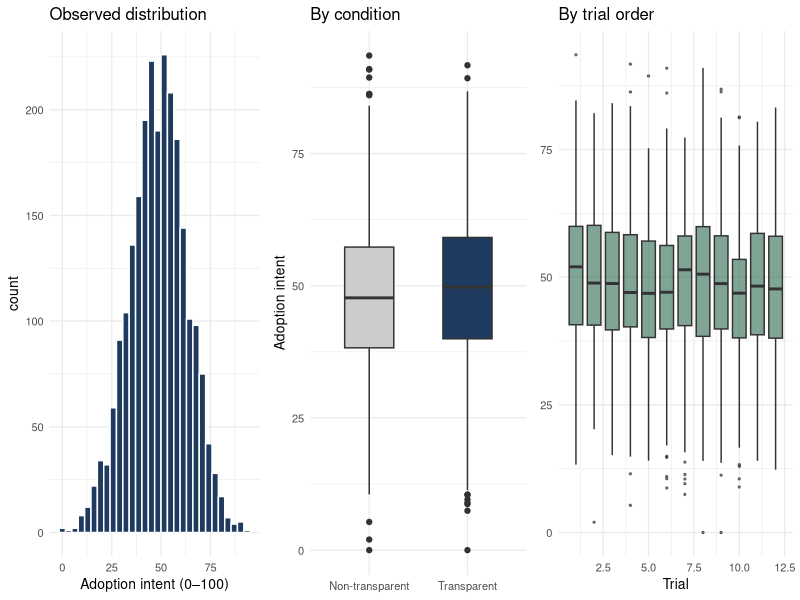
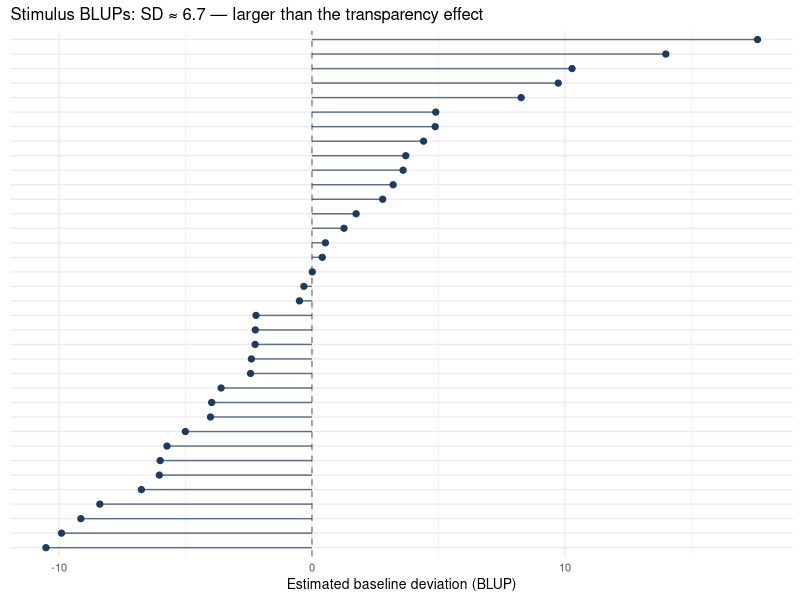
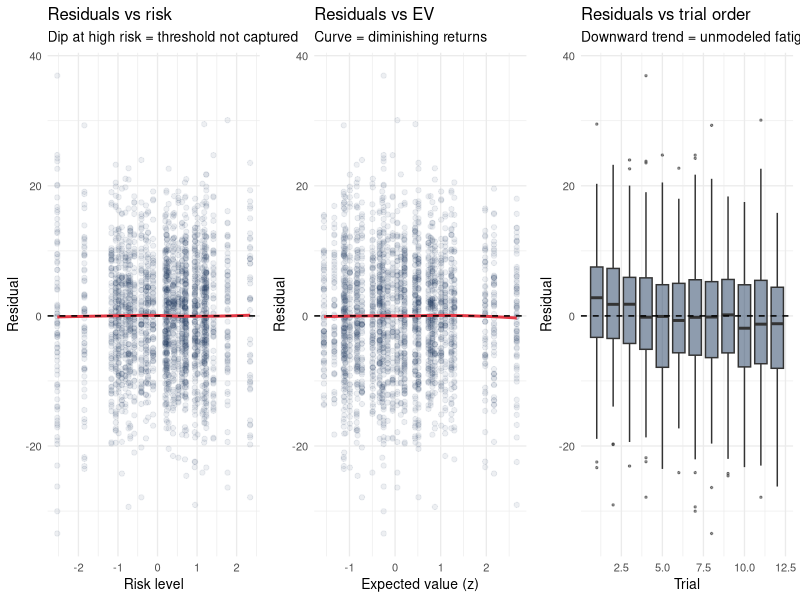
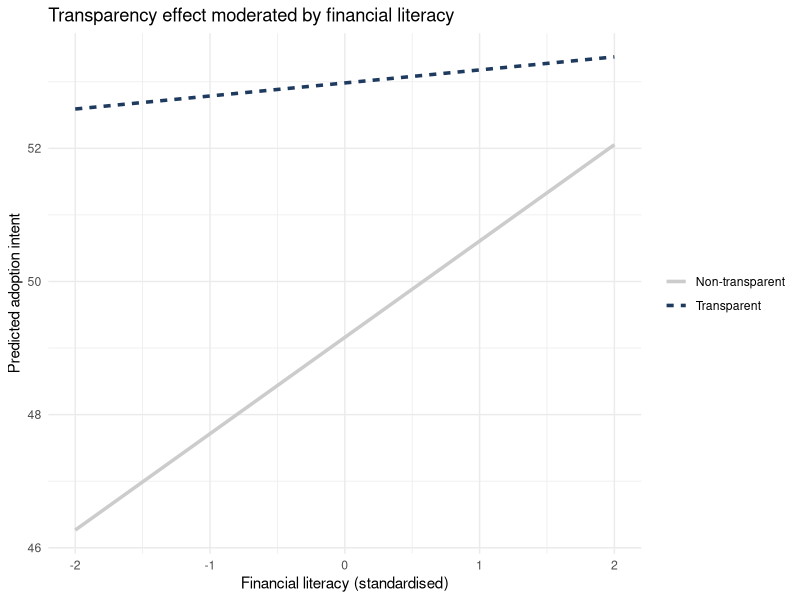
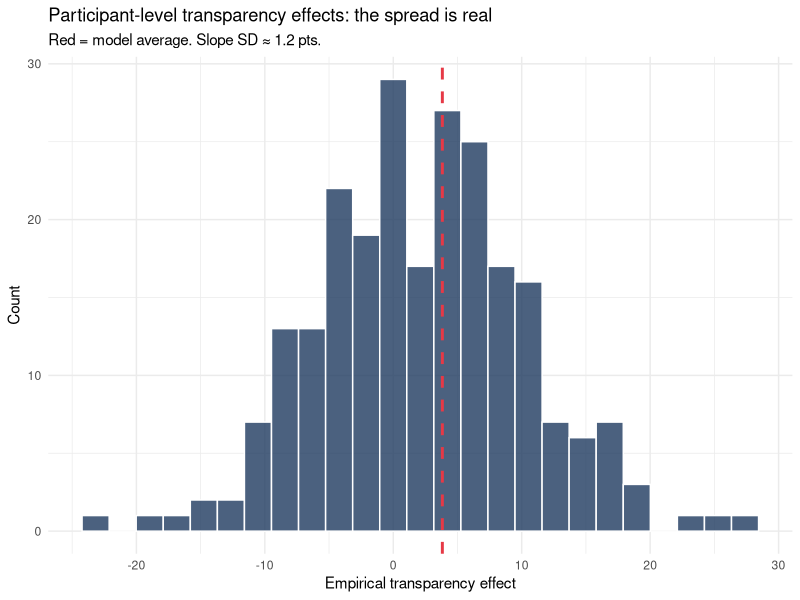
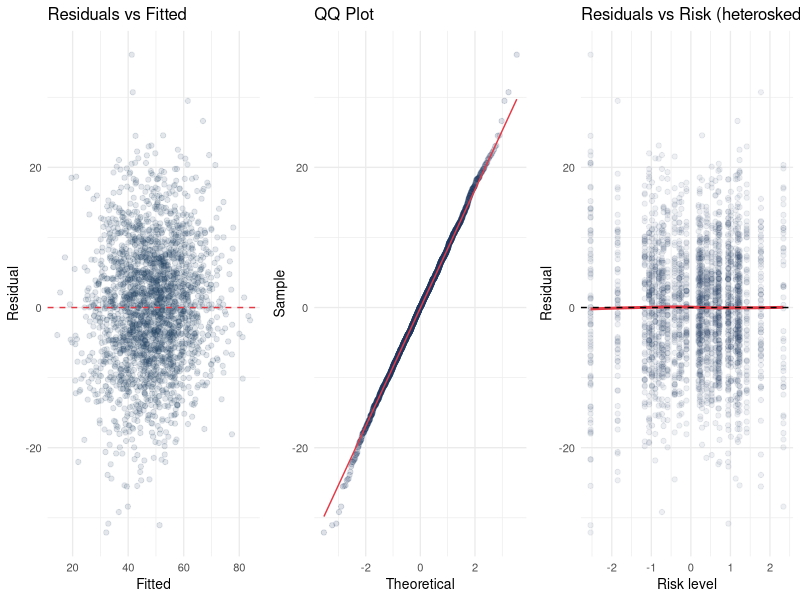

Here is the R script that generated these plots, in order:
## ---- chunk 1
library(tidyverse)
library(lme4)
library(lmerTest)
library(broom.mixed)
set.seed(20240610)
## ---- chunk 2
#| code-summary: "Show DGP parameters"
dgp <- list(
  intercept           = 50,
  effect_transparency = 4,      # +4 at average literacy — the target
  effect_risk         = -2.0,   # linear risk penalty
  effect_risk_high    = -2.5,   # threshold penalty for risk > 0.75
  effect_ev_linear    = 2.2,    # EV (standardised)
  effect_ev_quad      = -1.0,   # diminishing returns
  effect_literacy     = 2,
  interaction_tx_lit  = -1.5,   # transparency helps low-literacy more
  effect_fatigue      = -0.18,  # per trial
  effect_fatigue_late = -1.20,  # extra penalty for trials 10–12
  effect_device       = -1.5,   # mobile: lower ratings
  sd_participant      = 8,
  sd_stimulus         = 5,
  sd_site             = 4,
  sd_slope_part       = 2,
  sd_residual         = 7
)
## ---- chunk 3
#| code-summary: "Show simulation code (participants, stimuli, trials)"
n_participants  <- 240
n_stimuli       <- 36
n_sites         <- 4
trials_per_part <- 12

participants <- tibble(
  participant_id     = 1:n_participants,
  site_id            = rep(1:n_sites, each = n_participants / n_sites),
  financial_literacy = rnorm(n_participants, 0, 1),
  u0_participant     = rnorm(n_participants, 0, dgp$sd_participant),
  u1_participant     = rnorm(n_participants, 0, dgp$sd_slope_part)
)

site_effects <- tibble(
  site_id = 1:n_sites,
  u0_site = c(3, -2, 1, -2)
)

stimuli <- tibble(
  stimulus_id    = 1:n_stimuli,
  risk_level     = rnorm(n_stimuli, 0, 1),
  expected_value = rnorm(n_stimuli, 50, 15),
  u0_stimulus    = rnorm(n_stimuli, 0, dgp$sd_stimulus)
) |>
  mutate(
    expected_value_z = (expected_value - 50) / 15,
    risk_high        = as.integer(risk_level > 0.75)
  )

trials <- participants |>
  select(participant_id, site_id, financial_literacy, u0_participant, u1_participant) |>
  cross_join(tibble(draw = 1:trials_per_part)) |>
  group_by(participant_id) |>
  mutate(
    stimulus_id   = sample(1:n_stimuli, trials_per_part, replace = FALSE),
    trial_order   = 1:trials_per_part
  ) |>
  ungroup() |>
  select(-draw) |>
  left_join(stimuli, by = "stimulus_id") |>
  left_join(site_effects, by = "site_id") |>
  mutate(
    device_mobile = rbinom(n(), 1, plogis(-0.3 + 0.6 * as.integer(site_id %in% c(2, 3)))),

    # IMPERFECT ASSIGNMENT: transparent display more common for high-risk products,
    # later trial positions, and at site 2 — a realistic platform rollout pattern
    trial_order_z = (trial_order - 6.5) / 3.452,
    p_tx          = plogis(0.70 * risk_level + 0.40 * trial_order_z +
                             0.50 * as.integer(site_id == 2)),
    transparency  = rbinom(n(), 1, p_tx),

    mu = dgp$intercept +
         dgp$effect_transparency  * transparency +
         dgp$effect_risk          * risk_level +
         dgp$effect_risk_high     * risk_high +
         dgp$effect_ev_linear     * expected_value_z +
         dgp$effect_ev_quad       * expected_value_z^2 +
         dgp$effect_literacy      * financial_literacy +
         dgp$interaction_tx_lit   * transparency * financial_literacy +
         dgp$effect_fatigue       * trial_order +
         dgp$effect_fatigue_late  * as.integer(trial_order > 9) +
         dgp$effect_device        * device_mobile +
         u0_participant + u1_participant * transparency +
         u0_stimulus + u0_site,

    resid_sd = dgp$sd_residual * exp(
      0.25 * abs(risk_level) + 0.20 * as.integer(financial_literacy < -1)
    ),
    adoption_intent = pmin(100, pmax(0, rnorm(n(), mu, resid_sd)))
  ) |>
  select(participant_id, site_id, stimulus_id, trial_order,
         transparency, risk_level, risk_high, expected_value, expected_value_z,
         financial_literacy, device_mobile, adoption_intent)
## ---- chunk 4
#| code-summary: "Show observation-process simulation (missingness, attention)"
set.seed(20240611)
trials <- trials |>
  mutate(
    p_missing = plogis(
      -2.5 + 0.45 * transparency + 0.55 * risk_level +
        0.45 * as.integer(trial_order > 9) -
        0.50 * financial_literacy + 0.35 * device_mobile
    ),
    missing_y           = rbinom(n(), 1, p_missing),
    adoption_intent_obs = if_else(missing_y == 1, NA_real_, adoption_intent),
    attention_fail      = rbinom(n(), 1,
      plogis(-3.0 + 0.50 * transparency + 0.35 * risk_level +
               0.45 * as.integer(trial_order > 9) - 0.40 * financial_literacy))
  ) |>
  select(-p_missing)
## ---- chunk 5
#| code-summary: "Show threat dashboard table"
tibble(
  `#` = 1:7,
  Threat = c("Participant dependence", "Stimulus heterogeneity",
             "Treatment–risk imbalance", "Nonlinear valuation/fatigue",
             "Differential missingness", "Post-treatment exclusions",
             "Effect heterogeneity"),
  `Diagnostic evidence` = c(
    "ICC ≈ large; repeated observations within person",
    "Product random-effect SD > transparency effect",
    "Risk coefficient 0.741 predicting transparency in assignment audit",
    "Residuals curve against risk and EV; later trials lower",
    "Missing rate: transparent 19.9% vs non-transparent 11.6%",
    "Attention failure: transparent 12.1% vs non-transparent 5.4%",
    "Wide distribution of empirical per-person effects"
  ),
  Severity = c("High","High","High","Medium–High","High","Medium","Medium"),
  `Primary response` = c(
    "Participant random intercept (m1)",
    "Stimulus random intercept (m2)",
    "Stimulus RI absorbs most; covariates make it explicit (m2, m4)",
    "Nonlinear terms + trial order (m4b)",
    "Missingness-predictor sensitivity (m4c)",
    "Report all-observed vs excluded (m4d)",
    "Random slope; literacy interaction (m5, m6b)"
  )
) |>
  knitr::kable(caption = "Initial threat dashboard — each line tracks to a specific model or sensitivity check")
## ---- chunk 6
#| code-summary: "Show assignment audit code"
tx_audit <- glm(
  transparency ~ risk_level + expected_value_z + financial_literacy +
    factor(site_id) + trial_order_z,
  data   = trials |> mutate(trial_order_z = (trial_order - 6.5) / 3.452),
  family = binomial()
)

broom::tidy(tx_audit) |>
  filter(term != "(Intercept)") |>
  mutate(
    flag = case_when(abs(estimate) > 0.30 ~ "⚠ Large", abs(estimate) > 0.10 ~ "Moderate", TRUE ~ "Small"),
    across(c(estimate, std.error, p.value), \(x) round(x, 3))
  ) |>
  select(term, estimate, std.error, p.value, flag) |>
  knitr::kable(caption = "Assignment audit: large coefficients confirm treatment–risk and trial-order imbalance")
## ---- chunk 7
#| code-summary: "Show missingness tables"
cat("Overall missing rate:", round(100 * mean(trials$missing_y), 1), "%\n")

trials |>
  group_by(Condition = ifelse(transparency == 1, "Transparent", "Non-transparent")) |>
  summarise(n = n(), n_miss = sum(missing_y), miss_pct = round(100 * mean(missing_y), 1),
            attn_fail_pct = round(100 * mean(attention_fail), 1)) |>
  knitr::kable(caption = "Missingness and attention failures by condition — both are higher for transparent trials")

trials |>
  group_by(trial_order) |>
  summarise(miss_pct = round(100 * mean(missing_y), 1)) |>
  knitr::kable(caption = "Missingness by trial order: late-trial dropout is real")
## ---- chunk 8
#| code-summary: "Show retention table"
n_int <- nrow(trials)
n_obs <- sum(!is.na(trials$adoption_intent_obs))
tibble(
  Stage = c("Intended", "Observed (non-missing)", "Attention failures (all trials)",
            "Clean analytic sample"),
  n   = c(n_int, n_obs, sum(trials$attention_fail), sum(!is.na(trials$adoption_intent_obs) & !trials$attention_fail)),
  pct = round(100 * c(n_int, n_obs, sum(trials$attention_fail), sum(!is.na(trials$adoption_intent_obs) & !trials$attention_fail)) / n_int, 1)
) |>
  knitr::kable(caption = "Data flow: rows available at each stage")
## ---- chunk 9
#| code-summary: "Show outcome diagnostic plots"
p1 <- ggplot(trials, aes(x = adoption_intent_obs)) +
  geom_histogram(bins = 30, fill = "#1e3a5f", color = "white", na.rm = TRUE) +
  labs(title = "Observed distribution", x = "Adoption intent (0–100)") +
  theme_minimal(base_size = 10)

p2 <- trials |> filter(!is.na(adoption_intent_obs)) |>
  mutate(Condition = ifelse(transparency == 1, "Transparent", "Non-transparent")) |>
  ggplot(aes(x = Condition, y = adoption_intent_obs, fill = Condition)) +
  geom_boxplot(show.legend = FALSE, width = 0.5) +
  scale_fill_manual(values = c("#cccccc", "#1e3a5f")) +
  labs(title = "By condition", y = "Adoption intent", x = NULL) +
  theme_minimal(base_size = 10)

p3 <- trials |> filter(!is.na(adoption_intent_obs)) |>
  ggplot(aes(x = trial_order, y = adoption_intent_obs, group = trial_order)) +
  geom_boxplot(fill = "#2d6a4f", alpha = 0.6, outlier.size = 0.5) +
  labs(title = "By trial order", y = NULL, x = "Trial") +
  theme_minimal(base_size = 10)

gridExtra::grid.arrange(p1, p2, p3, ncol = 3)
cat("Floor (≤2):", round(mean(trials$adoption_intent_obs <= 2, na.rm=TRUE), 3),
    "| Ceiling (≥98):", round(mean(trials$adoption_intent_obs >= 98, na.rm=TRUE), 3), "\n")
## ---- chunk 10
#| code-summary: "Show variable-timing table"
tibble(
  Variable = c("Risk level", "Expected value", "Financial literacy", "Trial order",
               "Device type", "Attention check", "Perceived transparency", "Comprehension"),
  Timing   = c("Pre-treatment stimulus", "Pre-treatment stimulus",
               "Pre-treatment participant", "Design/process variable",
               "Pre-treatment contextual", "Post-trial — ambiguous",
               "Post-treatment mediator", "Post-treatment mediator"),
  `Safe in main model?` = c("Yes","Yes","Yes","Yes — controls fatigue",
                             "Yes — controls missingness","Caution",
                             "No — changes estimand","No — changes estimand")
) |>
  knitr::kable(caption = "Post-treatment timing audit: comprehension and perceived transparency must be excluded")
## ---- chunk 11
m0 <- lm(adoption_intent_obs ~ transparency, data = trials)

cat("Dataset rows:", nrow(trials), "| Rows used:", nobs(m0),
    "| Silently dropped:", nrow(trials) - nobs(m0), "\n\n")

broom::tidy(m0) |>
  filter(term == "transparency") |>
  mutate(model = "m0: pooled OLS", `True effect` = dgp$effect_transparency) |>
  select(model, `True effect`, estimate, std.error, p.value) |>
  knitr::kable(digits = 3)
## ---- chunk 12
m1 <- lmer(adoption_intent_obs ~ transparency + (1 | participant_id), data = trials)
## ---- chunk 13
vc1  <- as.data.frame(VarCorr(m1))
icc1 <- vc1$vcov[vc1$grp == "participant_id"] / sum(vc1$vcov)
cat("Participant ICC:", round(icc1, 3), "— strong clustering by person\n")

broom.mixed::tidy(m1, effects = "fixed") |>
  filter(term == "transparency") |>
  mutate(model = "m1: + participant RI", `True effect` = dgp$effect_transparency) |>
  select(model, `True effect`, estimate, std.error, p.value) |>
  knitr::kable(digits = 3)
## ---- chunk 14
m2 <- lmer(adoption_intent_obs ~ transparency +
             (1 | participant_id) + (1 | stimulus_id),
           data = trials)
## ---- chunk 15
vc2      <- as.data.frame(VarCorr(m2))
stim_sd2 <- sqrt(vc2$vcov[vc2$grp == "stimulus_id"])
cat("Stimulus SD:", round(stim_sd2, 2), "(true =", dgp$sd_stimulus, ")\n")
cat("Transparency effect =", dgp$effect_transparency,
    "— product variation exceeds the effect we want to estimate.\n")

broom.mixed::tidy(m2, effects = "fixed") |>
  filter(term == "transparency") |>
  mutate(model = "m2: + stimulus RI", `True effect` = dgp$effect_transparency) |>
  select(model, `True effect`, estimate, std.error, p.value) |>
  knitr::kable(digits = 3)

ranef(m2)$stimulus_id |>
  as.data.frame() |> rownames_to_column("id") |> rename(blup = `(Intercept)`) |>
  ggplot(aes(x = reorder(id, blup), y = blup)) +
  geom_hline(yintercept = 0, linetype = "dashed", color = "#888888") +
  geom_segment(aes(xend = id, y = 0, yend = blup),
               color = "#1e3a5f", linewidth = 0.5, alpha = 0.7) +
  geom_point(color = "#1e3a5f", size = 1.8) + coord_flip() +
  labs(title = paste0("Stimulus BLUPs: SD ≈ ", round(stim_sd2, 1),
                      " — larger than the transparency effect"),
       x = NULL, y = "Estimated baseline deviation (BLUP)") +
  theme_minimal(base_size = 10) +
  theme(axis.text.y = element_blank(), axis.ticks.y = element_blank())
## ---- chunk 16
m3 <- lmer(adoption_intent_obs ~ transparency +
             (1 | site_id) + (1 | participant_id) + (1 | stimulus_id),
           data = trials)
## ---- chunk 17
trials |>
  filter(!is.na(adoption_intent_obs)) |>
  group_by(site_id) |>
  summarise(
    mean_adoption   = round(mean(adoption_intent_obs, na.rm = TRUE), 1),
    pct_transparent = round(100 * mean(transparency), 1),
    n_part          = n_distinct(participant_id)
  ) |>
  knitr::kable(caption = "Site-level summary: site 2 has lower adoption AND higher transparency rate — a confound that site RI removes")

broom.mixed::tidy(m3, effects = "fixed") |>
  filter(term == "transparency") |>
  mutate(model = "m3: + site RI", `True effect` = dgp$effect_transparency) |>
  select(model, `True effect`, estimate, std.error, p.value) |>
  knitr::kable(digits = 3)
## ---- chunk 18
m4 <- lmer(adoption_intent_obs ~ transparency + risk_level + expected_value_z +
             financial_literacy +
             (1 | site_id) + (1 | participant_id) + (1 | stimulus_id),
           data = trials)

broom.mixed::tidy(m4, effects = "fixed") |>
  filter(term == "transparency") |>
  mutate(model = "m4: + linear risk/EV/literacy", `True effect` = dgp$effect_transparency) |>
  select(model, `True effect`, estimate, std.error, p.value) |>
  knitr::kable(digits = 3)
## ---- chunk 19
#| code-summary: "Show residual diagnostic plots"
resid_m4 <- tibble(
  residual    = residuals(m4),
  risk_level  = model.frame(m4)$risk_level,
  ev_z        = model.frame(m4)$expected_value_z,
  trial_order = trials$trial_order[!is.na(trials$adoption_intent_obs)]
)

p_r <- ggplot(resid_m4, aes(x = risk_level, y = residual)) +
  geom_point(alpha = 0.08, color = "#1e3a5f") +
  geom_smooth(method = "loess", se = FALSE, color = "#e63946", linewidth = 1) +
  geom_hline(yintercept = 0, linetype = "dashed") +
  labs(title = "Residuals vs risk", subtitle = "Dip at high risk = threshold not captured",
       x = "Risk level", y = "Residual") +
  theme_minimal(base_size = 10)

p_e <- ggplot(resid_m4, aes(x = ev_z, y = residual)) +
  geom_point(alpha = 0.08, color = "#1e3a5f") +
  geom_smooth(method = "loess", se = FALSE, color = "#e63946", linewidth = 1) +
  geom_hline(yintercept = 0, linetype = "dashed") +
  labs(title = "Residuals vs EV", subtitle = "Curve = diminishing returns",
       x = "Expected value (z)", y = "Residual") +
  theme_minimal(base_size = 10)

p_t <- ggplot(resid_m4, aes(x = trial_order, y = residual, group = trial_order)) +
  geom_boxplot(fill = "#1e3a5f", alpha = 0.5, outlier.size = 0.5) +
  geom_hline(yintercept = 0, linetype = "dashed") +
  labs(title = "Residuals vs trial order", subtitle = "Downward trend = unmodeled fatigue",
       x = "Trial", y = "Residual") +
  theme_minimal(base_size = 10)

gridExtra::grid.arrange(p_r, p_e, p_t, ncol = 3)
## ---- chunk 20
m4b <- lmer(adoption_intent_obs ~ transparency +
              risk_level + risk_high +
              expected_value_z + I(expected_value_z^2) +
              financial_literacy + trial_order +
              (1 | site_id) + (1 | participant_id) + (1 | stimulus_id),
            data = trials)

bind_rows(
  broom.mixed::tidy(m4,  effects = "fixed") |> filter(term == "transparency") |>
    mutate(model = "m4: linear risk/EV, no fatigue"),
  broom.mixed::tidy(m4b, effects = "fixed") |> filter(term == "transparency") |>
    mutate(model = "m4b: + risk_high + I(ev_z^2) + trial_order")
) |>
  mutate(`True effect` = dgp$effect_transparency) |>
  select(model, `True effect`, estimate, std.error, p.value) |>
  mutate(across(c(estimate, std.error, p.value), \(x) round(x, 3))) |>
  knitr::kable(caption = "m4b: nonlinear risk threshold and trial-order fatigue remove the remaining downward bias")
## ---- chunk 21
m4c <- lmer(
  adoption_intent_obs ~ transparency + risk_level + risk_high +
    expected_value_z + I(expected_value_z^2) +
    financial_literacy + trial_order + device_mobile +
    (1 | site_id) + (1 | participant_id) + (1 | stimulus_id),
  data = trials
)

bind_rows(
  broom.mixed::tidy(m4b, effects = "fixed") |> filter(term == "transparency") |>
    mutate(model = "m4b: without device_mobile", n_obs = nobs(m4b)),
  broom.mixed::tidy(m4c, effects = "fixed") |> filter(term == "transparency") |>
    mutate(model = "m4c: + device_mobile", n_obs = nobs(m4c))
) |>
  mutate(`True effect` = dgp$effect_transparency) |>
  select(model, `True effect`, n_obs, estimate, std.error, p.value) |>
  mutate(across(c(estimate, std.error, p.value), \(x) round(x, 3))) |>
  knitr::kable(caption = "Missingness sensitivity: does adding the device predictor change the estimate?")
## ---- chunk 22
est_diff_miss <- round(fixef(m4c)["transparency"] - fixef(m4b)["transparency"], 3)
## ---- chunk 23
trials_no_fail <- trials |> filter(attention_fail == 0)
m4d <- lmer(
  adoption_intent_obs ~ transparency + risk_level + risk_high +
    expected_value_z + I(expected_value_z^2) +
    financial_literacy + trial_order + device_mobile +
    (1 | site_id) + (1 | participant_id) + (1 | stimulus_id),
  data = trials_no_fail
)

bind_rows(
  broom.mixed::tidy(m4c, effects = "fixed") |> filter(term == "transparency") |>
    mutate(model = "m4c: all observed (incl. attention failures)",
           estimand = "All assigned — intention-to-treat", n_obs = nobs(m4c)),
  broom.mixed::tidy(m4d, effects = "fixed") |> filter(term == "transparency") |>
    mutate(model = "m4d: excluding attention failures",
           estimand = "Trials without processing failures", n_obs = nobs(m4d))
) |>
  mutate(`True effect` = dgp$effect_transparency) |>
  select(model, estimand, `True effect`, n_obs, estimate, std.error, p.value) |>
  mutate(across(c(estimate, std.error, p.value), \(x) round(x, 3))) |>
  knitr::kable(caption = "Attention exclusion sensitivity: the estimand changes, not just the estimate")
## ---- chunk 24
diff_attn <- round(fixef(m4d)["transparency"] - fixef(m4c)["transparency"], 3)
## ---- chunk 25
m5 <- lmer(adoption_intent_obs ~ transparency * financial_literacy +
             risk_level + risk_high +
             expected_value_z + I(expected_value_z^2) +
             trial_order + device_mobile +
             (1 | site_id) + (1 | participant_id) + (1 | stimulus_id),
           data = trials)

broom.mixed::tidy(m5, effects = "fixed") |>
  select(term, estimate, std.error, statistic, p.value) |>
  mutate(across(c(estimate, std.error, statistic, p.value), \(x) round(x, 3))) |>
  knitr::kable(caption = "m5: the transparency coefficient is now the effect at average literacy, not a universal constant")
## ---- chunk 26
b_tx  <- fixef(m5)["transparency"]
b_int <- fixef(m5)["transparency:financial_literacy"]
tibble(
  `Financial literacy` = c("Low (−1 SD)", "Average (0)", "High (+1 SD)"),
  `Estimated effect`   = round(c(b_tx + b_int * -1, b_tx, b_tx + b_int * 1), 2),
  `True DGP`           = c(dgp$effect_transparency + dgp$interaction_tx_lit * -1,
                             dgp$effect_transparency,
                             dgp$effect_transparency + dgp$interaction_tx_lit * 1)
) |>
  knitr::kable(caption = "Simple slopes: transparency benefits low-literacy participants most")
## ---- chunk 27
#| code-summary: "Show interaction plot code"
lit_vals <- seq(-2, 2, length.out = 100)
pred_df  <- tibble(
  financial_literacy = rep(lit_vals, 2),
  transparency       = rep(c(0L, 1L), each = 100),
  risk_level = 0, risk_high = 0L, expected_value_z = 0,
  trial_order = 6, device_mobile = 0L,
  participant_id = NA_integer_, site_id = NA_integer_, stimulus_id = NA_integer_
)
pred_df$predicted <- predict(m5, newdata = pred_df, re.form = NA)

pred_df |>
  mutate(Condition = ifelse(transparency == 1, "Transparent", "Non-transparent")) |>
  ggplot(aes(x = financial_literacy, y = predicted, color = Condition, linetype = Condition)) +
  geom_line(linewidth = 1.2) +
  scale_color_manual(values = c("#cccccc", "#1e3a5f")) +
  labs(title = "Transparency effect moderated by financial literacy",
       x = "Financial literacy (standardised)", y = "Predicted adoption intent",
       color = NULL, linetype = NULL) +
  theme_minimal(base_size = 11)
## ---- chunk 28
m6b <- lmer(adoption_intent_obs ~ transparency * financial_literacy +
              risk_level + risk_high +
              expected_value_z + I(expected_value_z^2) +
              trial_order + device_mobile +
              (1 + transparency || participant_id) +
              (1 | stimulus_id) + (1 | site_id),
            data = trials, control = lmerControl(optimizer = "bobyqa"))
cat("Singular (m6b uncorrelated slope):", isSingular(m6b), "\n")
## ---- chunk 29
#| code-summary: "Show slope distribution plot"
emp_slopes <- trials |>
  filter(!is.na(adoption_intent_obs)) |>
  group_by(participant_id) |>
  summarise(
    mean_tx  = mean(adoption_intent_obs[transparency == 1], na.rm = TRUE),
    mean_ntx = mean(adoption_intent_obs[transparency == 0], na.rm = TRUE),
    n_tx = sum(transparency == 1), n_ntx = sum(transparency == 0)
  ) |>
  filter(n_tx > 0, n_ntx > 0) |>
  mutate(emp_effect = mean_tx - mean_ntx)

vc6b      <- as.data.frame(VarCorr(m6b))
slope_row <- vc6b[!is.na(vc6b$var1) & vc6b$var1 == "transparency" & is.na(vc6b$var2), ]
slope_sd_val <- if (nrow(slope_row) > 0) sqrt(slope_row$vcov[1]) else NA_real_

ggplot(emp_slopes, aes(x = emp_effect)) +
  geom_histogram(bins = 25, fill = "#1e3a5f", color = "white", alpha = 0.8) +
  geom_vline(xintercept = fixef(m6b)["transparency"],
             color = "#e63946", linetype = "dashed", linewidth = 1) +
  labs(title = "Participant-level transparency effects: the spread is real",
       subtitle = paste0("Red = model average. Slope SD ≈ ",
                         ifelse(is.na(slope_sd_val), "NA", round(slope_sd_val, 1)), " pts."),
       x = "Empirical transparency effect", y = "Count") +
  theme_minimal(base_size = 11)
## ---- chunk 30
bind_rows(
  broom.mixed::tidy(m5,  effects = "fixed") |>
    filter(term %in% c("transparency","transparency:financial_literacy")) |>
    mutate(model = "m5: fixed slope"),
  broom.mixed::tidy(m6b, effects = "fixed") |>
    filter(term %in% c("transparency","transparency:financial_literacy")) |>
    mutate(model = "m6b: random slope")
) |>
  select(model, term, estimate, std.error) |>
  mutate(across(c(estimate, std.error), \(x) round(x, 3))) |>
  knitr::kable(caption = "Adding the random slope: SE widens; point estimate barely changes")
## ---- chunk 31
slope_sd_check <- tryCatch({
  vc <- as.data.frame(VarCorr(m6b))
  tx <- vc[!is.na(vc$var1) & vc$var1 == "transparency" & is.na(vc$var2), ]
  if (nrow(tx) > 0) sqrt(tx$vcov[1]) else NA_real_
}, error = function(e) NA_real_)

keep_slope <- isTRUE(!isSingular(m6b)) &&
              isTRUE(!is.na(slope_sd_check)) &&
              isTRUE(slope_sd_check > 0.5)

m_final <- if (keep_slope) m6b else m5

cat("Slope SD:", if (is.na(slope_sd_check)) "NA" else round(slope_sd_check, 2), "\n")
cat("Singular:", isSingular(m6b), "\n")
cat("Final model:", if (keep_slope) "m6b (random slope)" else "m5 (no slope)", "\n")
## ---- chunk 32
#| code-summary: "Show residual diagnostic plots"
trials_obs <- trials |> filter(!is.na(adoption_intent_obs))
resid_df   <- tibble(
  fitted   = fitted(m_final),
  residual = residuals(m_final),
  site_id  = trials_obs$site_id,
  risk     = trials_obs$risk_level
)

p_rv <- ggplot(resid_df, aes(x = fitted, y = residual)) +
  geom_point(alpha = 0.12, color = "#1e3a5f") +
  geom_hline(yintercept = 0, linetype = "dashed", color = "#e63946") +
  labs(title = "Residuals vs Fitted", x = "Fitted", y = "Residual") + theme_minimal(base_size = 10)

p_qq <- ggplot(resid_df, aes(sample = residual)) +
  stat_qq(alpha = 0.15, color = "#1e3a5f") + stat_qq_line(color = "#e63946") +
  labs(title = "QQ Plot", x = "Theoretical", y = "Sample") + theme_minimal(base_size = 10)

p_risk <- ggplot(resid_df, aes(x = risk, y = residual)) +
  geom_point(alpha = 0.08, color = "#1e3a5f") +
  geom_smooth(method = "loess", se = FALSE, color = "#e63946", linewidth = 1) +
  geom_hline(yintercept = 0, linetype = "dashed") +
  labs(title = "Residuals vs Risk (heteroskedasticity)", x = "Risk level", y = "Residual") +
  theme_minimal(base_size = 10)

gridExtra::grid.arrange(p_rv, p_qq, p_risk, ncol = 3)
## ---- chunk 33
fe_final <- broom.mixed::tidy(m_final, effects = "fixed") |>
  mutate(across(c(estimate, std.error, p.value), \(x) round(x, 3)))
knitr::kable(fe_final |> select(term, estimate, std.error, statistic, p.value),
             caption = "Final model: fixed effects")

knitr::kable(
  as.data.frame(VarCorr(m_final)) |>
    select(grp, var1, vcov) |>
    mutate(SD = round(sqrt(vcov), 2), vcov = round(vcov, 2)),
  caption = "Final model: variance components"
)
## ---- chunk 34
#| code-summary: "Show estimate-movement computation"
# Store all estimates in a named vector for the movement table
est_seq <- c(
  m0 = coef(m0)["transparency"],
  m1 = fixef(m1)["transparency"],
  m2 = fixef(m2)["transparency"],
  m3 = fixef(m3)["transparency"],
  m4 = fixef(m4)["transparency"],
  m4b = fixef(m4b)["transparency"],
  m4c = fixef(m4c)["transparency"],
  m4d = fixef(m4d)["transparency"],
  m5 = fixef(m5)["transparency"]
)

tibble(
  Model = c("m0: pooled OLS", "m1: + participant RI", "m2: + stimulus RI",
            "m3: + site RI", "m4: + linear risk/EV",
            "m4b: + nonlinear risk + fatigue", "m4c: + device (miss. sensitivity)",
            "m4d: excl. attention failures", "m5: + literacy interaction"),
  `n obs` = c(nobs(m0), nobs(m1), nobs(m2), nobs(m3), nobs(m4), nobs(m4b), nobs(m4c), nobs(m4d), nobs(m5)),
  `Estimate` = round(est_seq, 3),
  `Change from previous` = round(c(NA, diff(est_seq)), 3),
  `Threat addressed` = c(
    "None — baseline",
    "Participant dependence",
    "Stimulus heterogeneity + product-level confounding",
    "Site-baseline confounding",
    "Product covariates (interpretability)",
    "Nonlinear risk threshold + trial-order fatigue",
    "Device-related missingness",
    "Post-treatment exclusion (estimand check)",
    "Literacy moderation"
  ),
  `Key lesson` = c(
    "Estimate is substantially below truth — bias is real",
    "SE changes; estimate barely moves — RI fixes dependence, not bias",
    "**Largest jump** — product RI absorbed stimulus-level confounding",
    "Small movement — site-baseline removed",
    "Small movement — stimulus RI did most of this work at m2",
    "**Second meaningful jump** — functional form was part of the bias",
    "Small shift — observed MAR adjustment reassuring",
    "Estimate shifts direction — estimand narrows",
    "Claim changes to conditional effect"
  )
) |>
  knitr::kable(caption = paste0(
    "Estimate movement table: actual before/after values at each step. ",
    "True effect at average literacy = ", dgp$effect_transparency, "."))
## ---- chunk 35
#| code-summary: "Show stress test A code"
set.seed(101)
trials_stress_a <- trials |>
  left_join(stimuli  |> select(stimulus_id, u0_stimulus),  by = "stimulus_id") |>
  left_join(participants |> select(participant_id, u0_participant, u1_participant), by = "participant_id") |>
  left_join(site_effects, by = "site_id") |>
  mutate(
    trial_order_z_a = (trial_order - 6.5) / 3.452,
    p_tx_imb = plogis(1.40 * risk_level + 0.60 * trial_order_z_a + 0.80 * as.integer(site_id == 2)),
    tx_imb   = rbinom(n(), 1, p_tx_imb),
    mu_imb   = dgp$intercept +
               dgp$effect_transparency * tx_imb +
               dgp$effect_risk * risk_level + dgp$effect_risk_high * risk_high +
               dgp$effect_ev_linear * expected_value_z + dgp$effect_ev_quad * expected_value_z^2 +
               dgp$effect_literacy * financial_literacy +
               dgp$interaction_tx_lit * tx_imb * financial_literacy +
               dgp$effect_fatigue * trial_order + dgp$effect_fatigue_late * as.integer(trial_order > 9) +
               u0_participant + u1_participant * tx_imb + u0_stimulus + u0_site,
    y_imb = pmin(100, pmax(0, rnorm(n(), mu_imb, dgp$sd_residual)))
  )

m_imb_raw <- lmer(y_imb ~ tx_imb + (1 | participant_id) + (1 | stimulus_id), data = trials_stress_a)
m_imb_adj <- lmer(y_imb ~ tx_imb + risk_level + risk_high + expected_value_z + trial_order +
                    (1 | participant_id) + (1 | stimulus_id), data = trials_stress_a)

bind_rows(
  broom.mixed::tidy(m_imb_raw, effects = "fixed") |> filter(term == "tx_imb") |>
    mutate(model = "Stimulus RI only (no covariates)"),
  broom.mixed::tidy(m_imb_adj, effects = "fixed") |> filter(term == "tx_imb") |>
    mutate(model = "Stimulus RI + risk covariates")
) |>
  mutate(`True effect` = dgp$effect_transparency) |>
  select(model, `True effect`, estimate, std.error) |>
  mutate(across(c(estimate, std.error), \(x) round(x, 3))) |>
  knitr::kable(caption = "Stress A: with imbalance coefficient doubled, stimulus RI alone leaves residual bias; covariates complete the correction")
## ---- chunk 36
#| code-summary: "Show stress test B code"
set.seed(102)
site_effects_b <- site_effects |> mutate(u1_site = c(1.5, -1.0, 0.5, -1.0))
trials_stress_b <- trials |>
  left_join(stimuli  |> select(stimulus_id, u0_stimulus),  by = "stimulus_id") |>
  left_join(participants |> select(participant_id, u0_participant, u1_participant), by = "participant_id") |>
  left_join(site_effects_b, by = "site_id") |>
  mutate(
    mu_b = dgp$intercept + (dgp$effect_transparency + u1_site) * transparency +
           dgp$effect_risk * risk_level + dgp$effect_risk_high * risk_high +
           dgp$effect_ev_linear * expected_value_z + dgp$effect_ev_quad * expected_value_z^2 +
           dgp$effect_literacy * financial_literacy +
           dgp$effect_fatigue * trial_order + dgp$effect_fatigue_late * as.integer(trial_order > 9) +
           u0_participant + u1_participant * transparency + u0_stimulus + u0_site,
    y_b = pmin(100, pmax(0, rnorm(n(), mu_b, dgp$sd_residual)))
  )

broom.mixed::tidy(
  lmer(y_b ~ transparency * factor(site_id) + risk_level + risk_high + expected_value_z + trial_order +
         (1 | participant_id) + (1 | stimulus_id), data = trials_stress_b),
  effects = "fixed"
) |>
  filter(str_detect(term, "transparency")) |>
  select(term, estimate, std.error) |>
  mutate(across(c(estimate, std.error), \(x) round(x, 3))) |>
  knitr::kable(caption = "Stress B: transparency effect varies by ±1.5 pts across sites. A site RI hides this; site interaction reveals it.")
## ---- chunk 37
set.seed(103)
trials_sparse <- trials |> group_by(participant_id) |> slice_sample(n = 4) |> ungroup()
m_sparse <- lmer(adoption_intent_obs ~ transparency * financial_literacy +
                   risk_level + expected_value_z +
                   (1 + transparency | participant_id) +
                   (1 | stimulus_id) + (1 | site_id),
                 data = trials_sparse, control = lmerControl(optimizer = "bobyqa"))
cat("Singular (4 trials per person):", isSingular(m_sparse), "\n")
cat("The design justifies the slope; 4 trials per person cannot estimate it reliably.\n")
